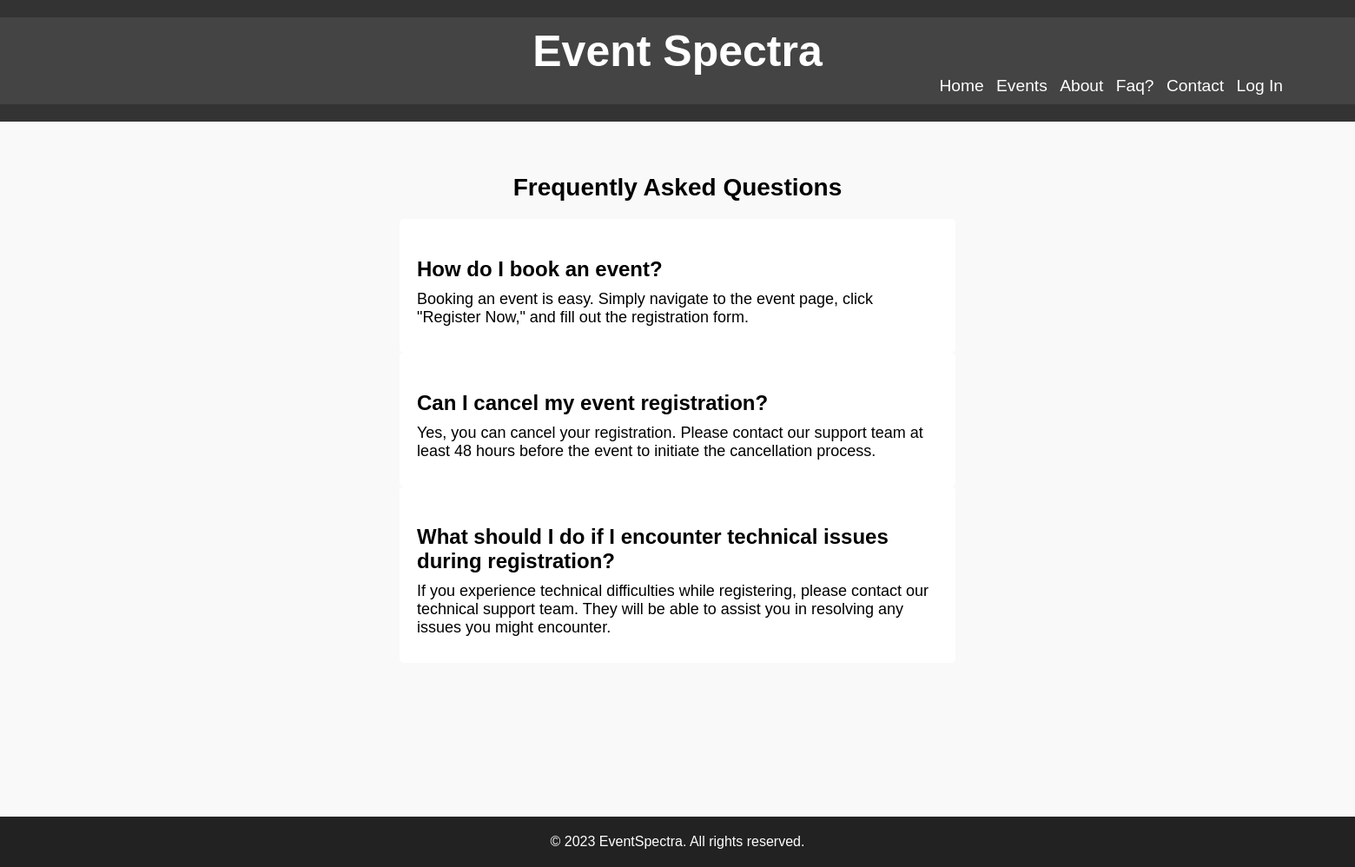
The app's page /faq.php with its own data.
### tables this page shows
CREATE TABLE `faq` (
  `id` int(11) NOT NULL,
  `question` varchar(255) NOT NULL,
  `answer` varchar(255) NOT NULL
);

### faq.php (the view, shortened to what this page needs)
<?php session_start();
	include('common/connection.php');
?>
<html>
	<head>
		<link rel="stylesheet" href="css/styles.css">
	</head>
	<body>
		<?php
			include("common/header.php");
		?>
		<div class="faq">
			<h2>Frequently Asked Questions</h2>
			<div class="faq-list">
			<?php
				$query="select * from faq";
				$result = mysqli_query($connect, $query);
				$count=mysqli_num_rows($result);
				if($count>0)
				{
					while($row = mysqli_fetch_assoc($result))
					{
						?>
							<div class="faq-item">
								<h3><?php echo $row['question']?></h3>
								<p><?php echo $row['answer']?></p>
							</div>
						<?php
					}
				}
			?>
			</div>
		</div>
		<?php
			include("common/footer.php");
		?>
	</body>
</html>

### css/styles.css (style rules this page uses)
body, h1, h2, p, ul, li { margin: 0; padding: 0; }
body { font-family: Arial, sans-serif; background-color: #f0f0f0; overflow-x:hidden; }
.faq { text-align: center; height:800px; width:100%; background-color: #f9f9f9; }
.faq h2 { padding-top:60px; font-size: 28px; margin-bottom: 20px; }
.faq-item { width: 600px; margin: auto; text-align: left; padding: 20px; background-color: white; border-radius: 5px; }
.faq-item h3 { font-size: 24px; margin-bottom: 10px; }
.faq-item p { font-size: 18px; margin-bottom: 10px; }

### records on screen
faq: question "How do I book an event?", answer "Booking an event is easy. Simply navigate to the event page, click \"Register Now,\" and fill out the registration form."
faq: question "Can I cancel my event registration?", answer "Yes, you can cancel your registration. Please contact our support team at least 48 hours before the event to initiate the cancellation process."
faq: question "What should I do if I encounter technical issues during registration?", answer "If you experience technical difficulties while registering, please contact our technical support team. They will be able to assist you in resolving any issues you might encounter."
